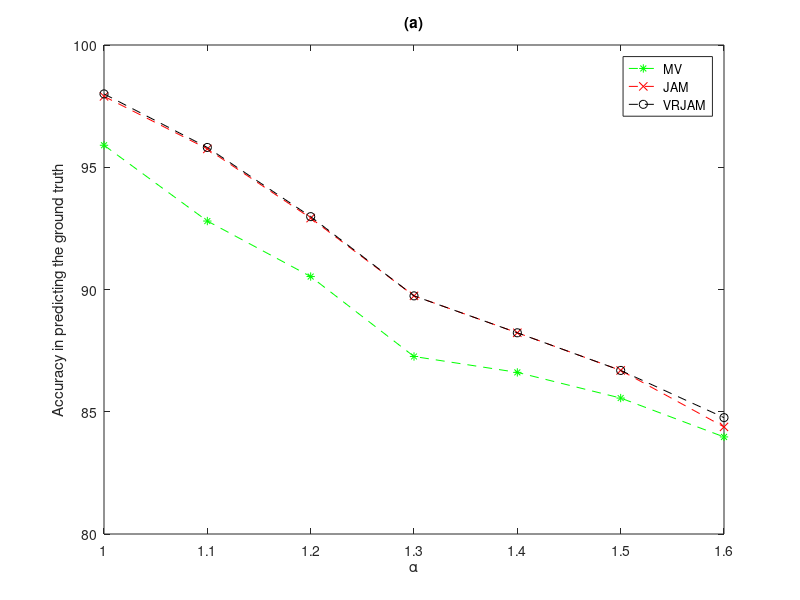
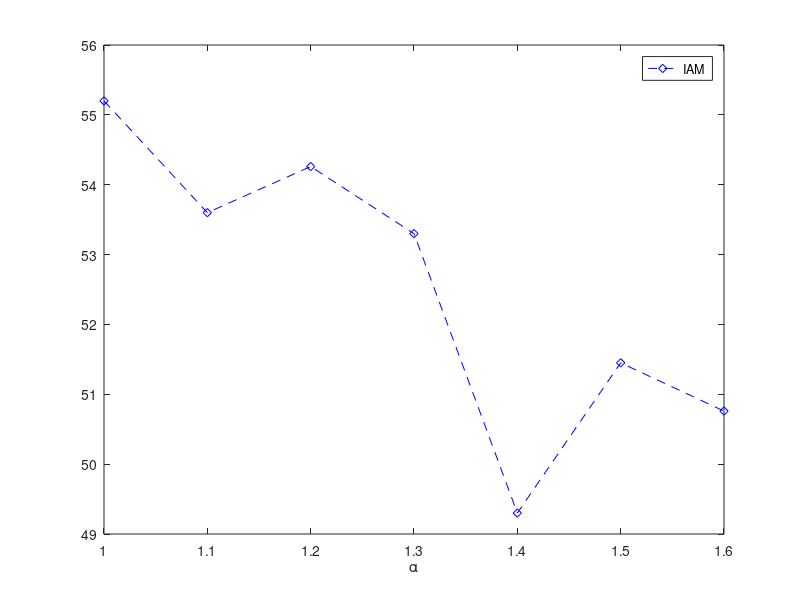
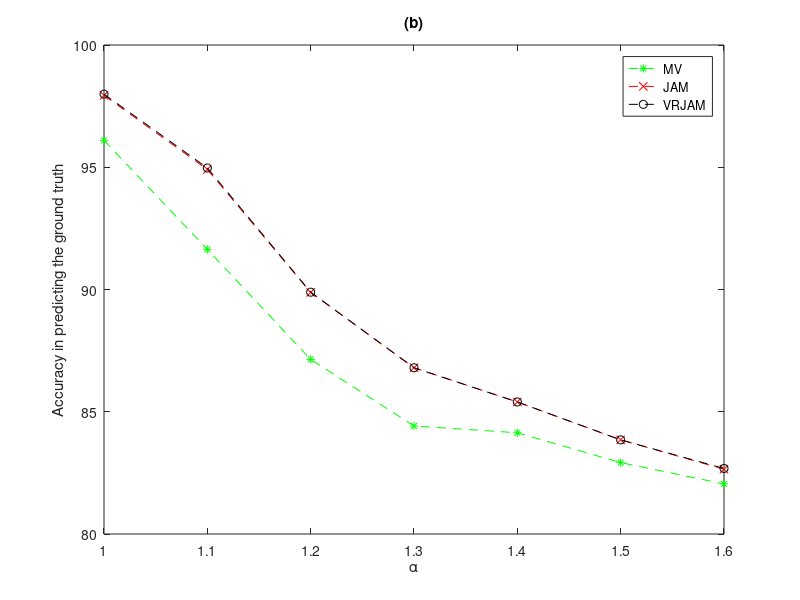
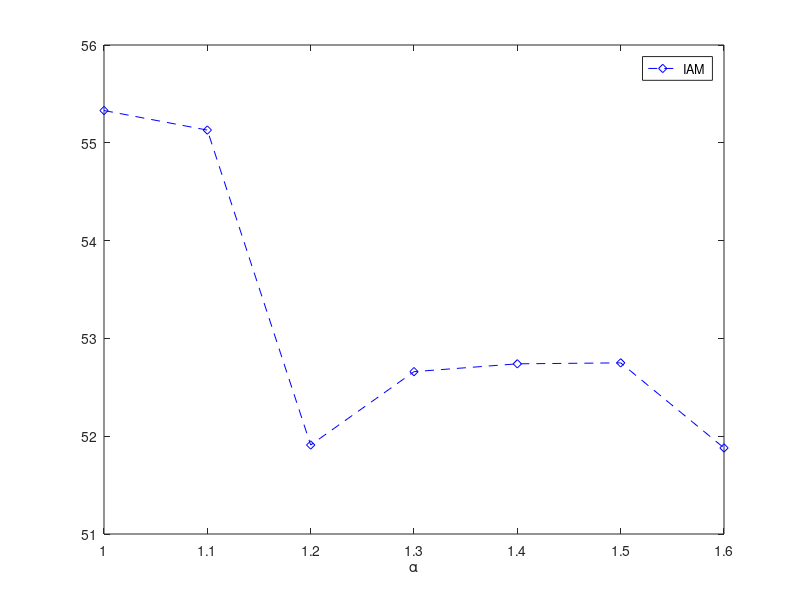

Write the MATLAB code that produced these figures, in order.
alpha = [1 1.1 1.2 1.3 1.4 1.5 1.6];

mv_rw = [95.9 92.8 90.53 87.26 86.61 85.56 83.97]; 
iam_rw = [55.2 53.6 54.26 53.30 49.30 51.45 50.76];
jam_rw = [97.9 95.75 92.92 89.74 88.23 86.69 84.38];
vrjam_rw = [98 95.81 92.98 89.74 88.23 86.69 84.76];


mv_ww = [96.1 91.64 87.14 84.42 84.14 82.92 82.05];
iam_ww = [55.33 55.13 51.91 52.66 52.74 52.75 51.88];
jam_ww = [97.94 94.91 89.88 86.80 85.4 83.85 82.65];
vrjam_ww = [97.99 94.97 89.89 86.80 85.4 83.85 82.68];

hold off;
plot (alpha,mv_rw,'--g*');
hold on;
%plot (alpha,iam_rw,'--bd');
plot (alpha,jam_rw,'--rx');
plot (alpha,vrjam_rw,'--ko');
ylabel('Accuracy in predicting the ground truth');
xlabel('\alpha','Interpreter','Tex');
%legend('MV','IAM','JAM','VRJAM');
legend('MV','JAM','VRJAM');
title('(a)');

figure;
plot (alpha,iam_rw,'--bd');
legend('IAM');
xlabel('\alpha','Interpreter','Tex');


figure;
hold off;
plot (alpha,mv_ww,'--g*');
hold on;
%plot (alpha,iam_ww,'--bd');
plot (alpha,jam_ww,'--rx');
plot (alpha,vrjam_ww,'--ko');
ylabel('Accuracy in predicting the ground truth');
xlabel('\alpha','Interpreter','Tex');
%legend('MV','IAM','JAM','VRJAM');
legend('MV','JAM','VRJAM');
title('(b)');

figure;
plot (alpha,iam_ww,'--bd');
legend('IAM');
xlabel('\alpha','Interpreter','Tex');
